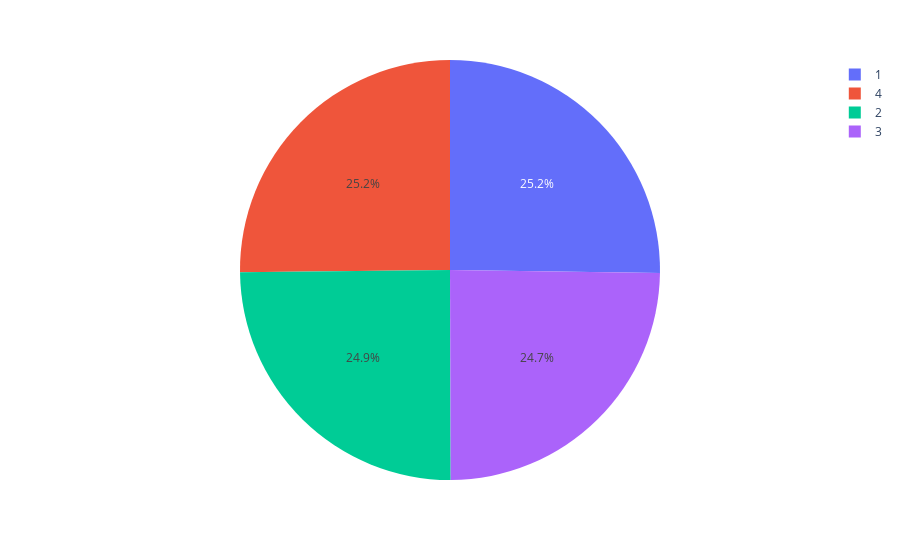

Notebook code cell kept with this figure:
### Markdown cell above
# Data visualization

### Code cell
px.pie(df,names='season')

### Figure 1 — Plotly figure (JSON) as saved in the notebook; plotly's stock layout.template omitted (floating-point values rounded to 4 significant figures; data arrays with more than 128 entries replaced by an {"elided": "..."} marker saying what was removed)
{"data": [{"domain": {"x": [0, 1], "y": [0, 1]}, "hovertemplate": "season=%{label}<extra></extra>", "labels": {"elided": "10583 int values"}, "legendgroup": "", "name": "", "showlegend": true, "type": "pie"}], "layout": {"legend": {"tracegroupgap": 0}, "margin": {"t": 60}}}
